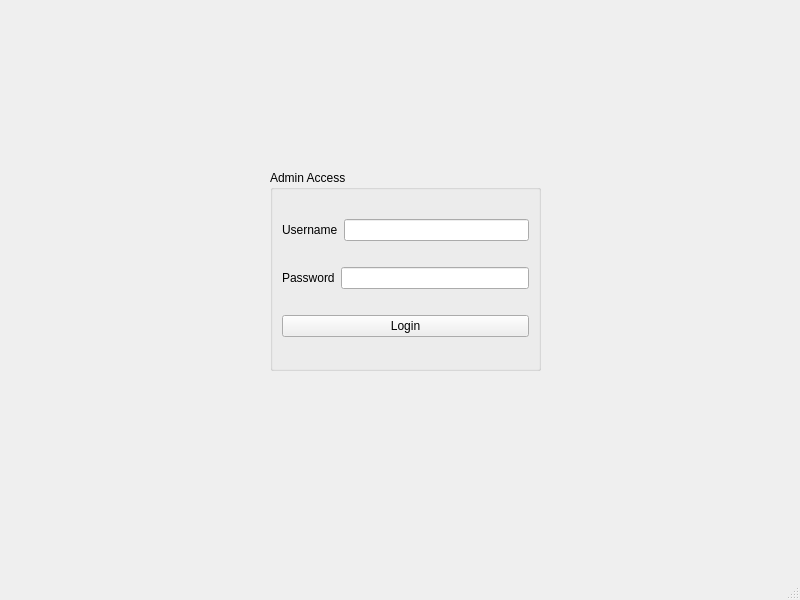
<?xml version="1.0" encoding="UTF-8"?>
<ui version="4.0">
 <class>admin</class>
 <widget class="QMainWindow" name="admin">
  <property name="geometry">
   <rect>
    <x>0</x>
    <y>0</y>
    <width>800</width>
    <height>600</height>
   </rect>
  </property>
  <property name="windowTitle">
   <string>admin</string>
  </property>
  <widget class="QWidget" name="centralwidget">
   <widget class="QGroupBox" name="groupBox">
    <property name="geometry">
     <rect>
      <x>270</x>
      <y>170</y>
      <width>271</width>
      <height>201</height>
     </rect>
    </property>
    <property name="title">
     <string>Admin Access</string>
    </property>
    <layout class="QVBoxLayout" name="verticalLayout">
     <item>
      <layout class="QHBoxLayout" name="horizontalLayout">
       <item>
        <widget class="QLabel" name="label_username">
         <property name="text">
          <string>Username</string>
         </property>
        </widget>
       </item>
       <item>
        <widget class="QLineEdit" name="lineEdit_usernameinput"/>
       </item>
      </layout>
     </item>
     <item>
      <layout class="QHBoxLayout" name="horizontalLayout_2">
       <item>
        <widget class="QLabel" name="label_2_password">
         <property name="text">
          <string>Password</string>
         </property>
        </widget>
       </item>
       <item>
        <widget class="QLineEdit" name="lineEdit_2_passwordinput"/>
       </item>
      </layout>
     </item>
     <item>
      <widget class="QPushButton" name="pushButton">
       <property name="text">
        <string>Login</string>
       </property>
      </widget>
     </item>
    </layout>
   </widget>
  </widget>
  <widget class="QMenuBar" name="menubar">
   <property name="geometry">
    <rect>
     <x>0</x>
     <y>0</y>
     <width>800</width>
     <height>22</height>
    </rect>
   </property>
  </widget>
  <widget class="QStatusBar" name="statusbar"/>
 </widget>
 <resources/>
 <connections/>
</ui>
